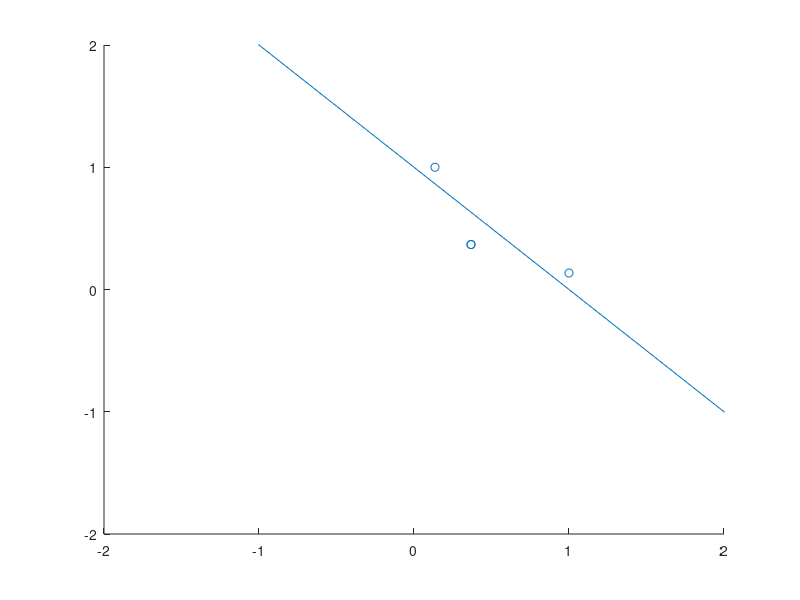

Here is the MATLAB script that generated this plot:
clc;
clear all;
close all;

o=[0 0 1 1;0 1 0 1];
c=[0 0;1 1];
t=[0; 1; 1; 0];
[m1,n1]=size(o);
i=1;j=1;
 for i=1:m1
     for j=1:n1
        C=c(i:i,:); 
        O=o(:,j:j)';
        a=C-O;
        a=a.*a;
        s=sum(a);
        d(i,j)=sqrt(s);
        f(i,j)=exp(-(d(i,j)^2));
     end
 end
 for i=1:n1
     one(i)=1;
 end
 
fi=[f' one'];
w=((inv(fi'*fi))*fi')*t;

x=[o' one'];
y=fi*w;
scatter(f(1,:),f(2,:));
hold on;

x3=[-4 -3 -2 -1 0 1 2 3 4 5 6 7 8 9];
y1=-(w(1)/w(2))*(x3-1);
axis([-2 2 -2 2]);
plot(x3,y1);